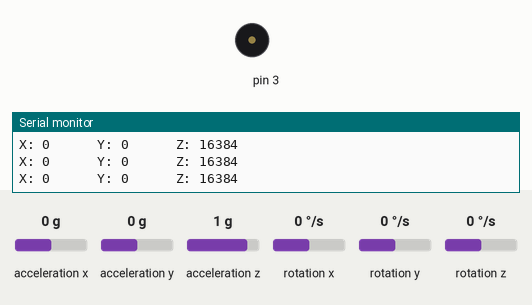
Bench run of a sketch on a simulated Arduino Uno, built with avr-gcc and run on an emulated ATmega328P. Shown: buzzer (waves = sounding), the last lines printed to the serial monitor. The test bench sets the inputs (shaded band); at power-on: acceleration x 0 g, acceleration y 0 g, acceleration z 1 g, rotation x 0 °/s, rotation y 0 °/s, rotation z 0 °/s.

Above: at 1.2 s.
1.3 s: acceleration x set to -1.4 g
At 2.6 s:
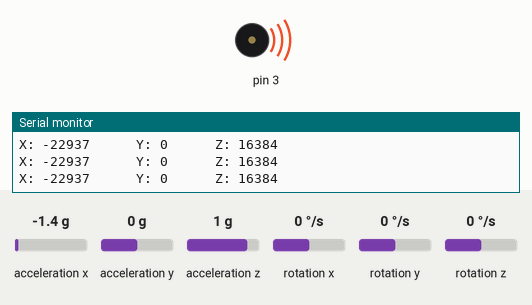
5.8 s: acceleration x set to 0 g
At 6.4 s:
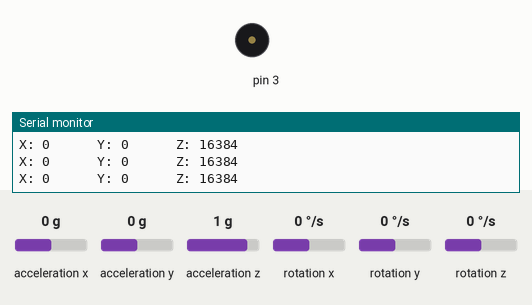
Timing chart, 0 to 8.8 s (numbered marks = the images above; inputs shaded):
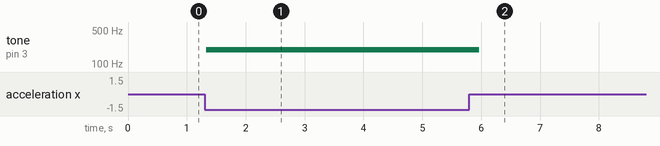

Measured:
- after the input at 1.3 s, tone on pin 3: silent → 195 Hz at once
- after the input at 5.8 s, tone on pin 3: 195 Hz → silent after 0.17 s

The sketch:

LSM303D_3-axis_accelerometer_magnetometer.ino
```cpp
/*
The sensor outputs provided by the library are the raw 16-bit values
obtained by concatenating the 8-bit high and low accelerometer and
magnetometer data registers. They can be converted to units of g and
gauss using the conversion factors specified in the datasheet for your
particular device and full scale setting (gain).

Example: An LSM303D gives a magnetometer X axis reading of 1982 with
its default full scale setting of +/- 4 gauss. The M_GN specification
in the LSM303D datasheet (page 10) states a conversion factor of 0.160
mgauss/LSB (least significant bit) at this FS setting, so the raw
reading of -1982 corresponds to 1982 * 0.160 = 317.1 mgauss =
0.3171 gauss.

In the LSM303DLHC, LSM303DLM, and LSM303DLH, the acceleration data
registers actually contain a left-aligned 12-bit number, so the lowest
4 bits are always 0, and the values should be shifted right by 4 bits
(divided by 16) to be consistent with the conversion factors specified
in the datasheets.

Example: An LSM303DLH gives an accelerometer Z axis reading of -16144
with its default full scale setting of +/- 2 g. Dropping the lowest 4
bits gives a 12-bit raw value of -1009. The LA_So specification in the
LSM303DLH datasheet (page 11) states a conversion factor of 1 mg/digit
at this FS setting, so the value of -1009 corresponds to -1009 * 1 =
1009 mg = 1.009 g.
*/

#include <Wire.h>

#include <ZumoShield.h>


LSM303 compass;
ZumoBuzzer buzzer;
ZumoMotors motors;
Pushbutton button (ZUMO_BUTTON);


char report[80];

void setup()
{
  Serial.begin(9600);
  Wire.begin();
  compass.init();
  compass.enableDefault();
}

void loop()
{
  compass.read();
  Serial.print("X: ");
  Serial.print(compass.a.x);
  Serial.print("\t    ");


  if(compass.a.x >= 500 || compass.a.x <= -500){
    buzzer.playNote(NOTE_G(3), 250, 8);
  }
 // if(compass.a.y >= 500 || compass.a.y <= -500){
 //   buzzer.playNote(NOTE_E(3), 250, 8);
 // }
 // if(compass.a.z >= 500 || compass.a.z <= -500){
 //   buzzer.playNote(NOTE_C(3), 250, 8);
 // }

  Serial.print("Y: ");
  Serial.print(compass.a.y);
  Serial.print("\t    ");

  Serial.print("Z: ");
  Serial.println(compass.a.z);


  //snprintf(report, sizeof(report), "A: %6d %6d %6d    M: %6d %6d %6d",
  //  compass.a.x, compass.a.y, compass.a.z,
  //  compass.m.x, compass.m.y, compass.m.z);
  //Serial.println(report);

  delay(100);
}
```
